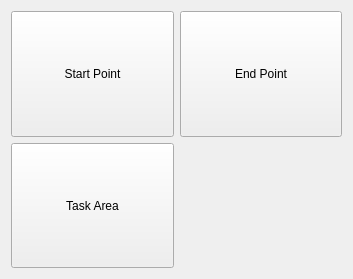
<?xml version="1.0" encoding="UTF-8"?>
<ui version="4.0">
 <class>PaletteWidget</class>
 <widget class="QWidget" name="PaletteWidget">
  <property name="geometry">
   <rect>
    <x>0</x>
    <y>0</y>
    <width>353</width>
    <height>279</height>
   </rect>
  </property>
  <property name="windowTitle">
   <string>Palette</string>
  </property>
  <layout class="QVBoxLayout" name="verticalLayout">
   <item>
    <layout class="QGridLayout" name="gridLayout">
     <item row="0" column="0">
      <widget class="QPushButton" name="startPointButton">
       <property name="sizePolicy">
        <sizepolicy hsizetype="Minimum" vsizetype="Minimum">
         <horstretch>0</horstretch>
         <verstretch>0</verstretch>
        </sizepolicy>
       </property>
       <property name="text">
        <string>Start Point</string>
       </property>
      </widget>
     </item>
     <item row="0" column="1">
      <widget class="QPushButton" name="endPointButton">
       <property name="sizePolicy">
        <sizepolicy hsizetype="Minimum" vsizetype="Minimum">
         <horstretch>0</horstretch>
         <verstretch>0</verstretch>
        </sizepolicy>
       </property>
       <property name="text">
        <string>End Point</string>
       </property>
      </widget>
     </item>
     <item row="1" column="0">
      <widget class="QPushButton" name="taskAreaButton">
       <property name="sizePolicy">
        <sizepolicy hsizetype="Minimum" vsizetype="Minimum">
         <horstretch>0</horstretch>
         <verstretch>0</verstretch>
        </sizepolicy>
       </property>
       <property name="text">
        <string>Task Area</string>
       </property>
      </widget>
     </item>
    </layout>
   </item>
  </layout>
 </widget>
 <resources/>
 <connections/>
</ui>
